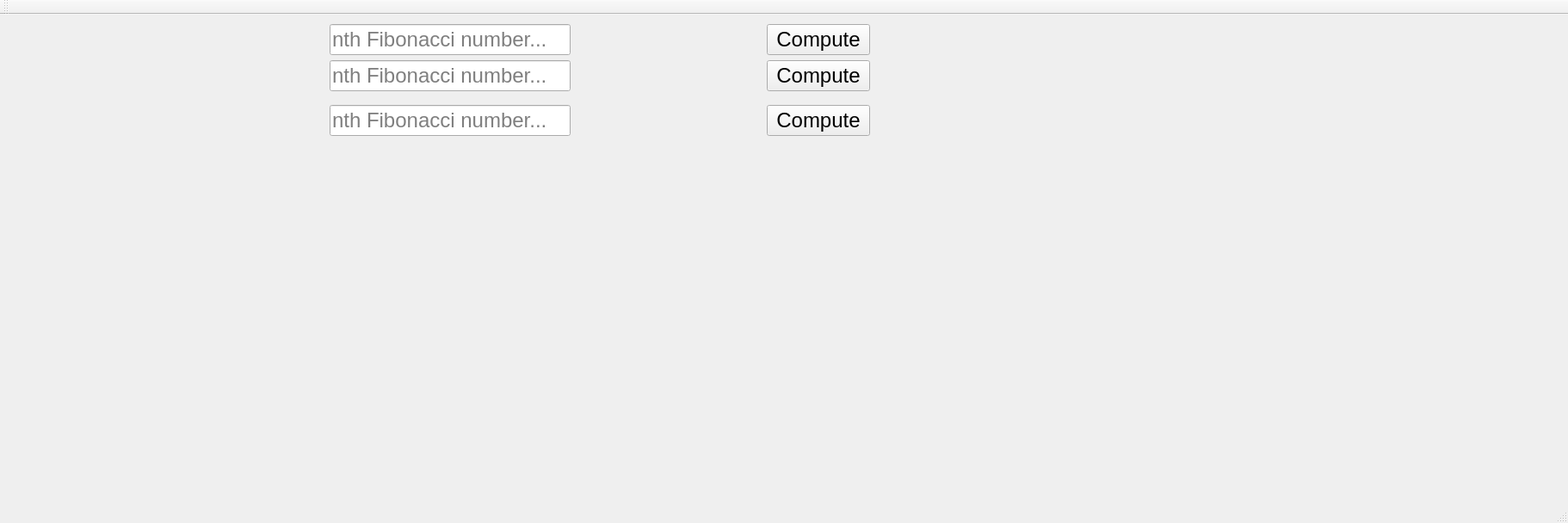
<?xml version="1.0" encoding="UTF-8"?>
<ui version="4.0">
 <class>Lecture13_demoClass</class>
 <widget class="QMainWindow" name="Lecture13_demoClass">
  <property name="geometry">
   <rect>
    <x>0</x>
    <y>0</y>
    <width>1822</width>
    <height>608</height>
   </rect>
  </property>
  <property name="windowTitle">
   <string>Lecture13_demo</string>
  </property>
  <widget class="QWidget" name="centralWidget">
   <layout class="QHBoxLayout" name="horizontalLayout_4">
    <item>
     <layout class="QVBoxLayout" name="verticalLayout_2">
      <item>
       <layout class="QHBoxLayout" name="horizontalLayout">
        <item>
         <widget class="QLineEdit" name="numberLineEdit1">
          <property name="sizePolicy">
           <sizepolicy hsizetype="Expanding" vsizetype="Fixed">
            <horstretch>0</horstretch>
            <verstretch>0</verstretch>
           </sizepolicy>
          </property>
          <property name="minimumSize">
           <size>
            <width>280</width>
            <height>0</height>
           </size>
          </property>
          <property name="maximumSize">
           <size>
            <width>100</width>
            <height>16777215</height>
           </size>
          </property>
          <property name="font">
           <font>
            <pointsize>18</pointsize>
           </font>
          </property>
          <property name="placeholderText">
           <string>nth Fibonacci number...</string>
          </property>
         </widget>
        </item>
        <item>
         <widget class="QPushButton" name="computeButton1">
          <property name="minimumSize">
           <size>
            <width>0</width>
            <height>0</height>
           </size>
          </property>
          <property name="maximumSize">
           <size>
            <width>120</width>
            <height>16777215</height>
           </size>
          </property>
          <property name="font">
           <font>
            <pointsize>18</pointsize>
           </font>
          </property>
          <property name="text">
           <string>Compute</string>
          </property>
         </widget>
        </item>
        <item>
         <widget class="QLabel" name="labelResult1">
          <property name="minimumSize">
           <size>
            <width>200</width>
            <height>0</height>
           </size>
          </property>
          <property name="maximumSize">
           <size>
            <width>200</width>
            <height>16777215</height>
           </size>
          </property>
          <property name="font">
           <font>
            <pointsize>18</pointsize>
           </font>
          </property>
          <property name="text">
           <string/>
          </property>
         </widget>
        </item>
       </layout>
      </item>
      <item>
       <layout class="QHBoxLayout" name="horizontalLayout_2">
        <item>
         <widget class="QLineEdit" name="numberLineEdit2">
          <property name="minimumSize">
           <size>
            <width>280</width>
            <height>0</height>
           </size>
          </property>
          <property name="maximumSize">
           <size>
            <width>100</width>
            <height>16777215</height>
           </size>
          </property>
          <property name="font">
           <font>
            <pointsize>18</pointsize>
           </font>
          </property>
          <property name="placeholderText">
           <string>nth Fibonacci number...</string>
          </property>
         </widget>
        </item>
        <item>
         <widget class="QPushButton" name="computeButton2">
          <property name="minimumSize">
           <size>
            <width>0</width>
            <height>0</height>
           </size>
          </property>
          <property name="maximumSize">
           <size>
            <width>120</width>
            <height>16777215</height>
           </size>
          </property>
          <property name="font">
           <font>
            <pointsize>18</pointsize>
           </font>
          </property>
          <property name="text">
           <string>Compute</string>
          </property>
         </widget>
        </item>
        <item>
         <widget class="QLabel" name="labelResult2">
          <property name="minimumSize">
           <size>
            <width>200</width>
            <height>0</height>
           </size>
          </property>
          <property name="maximumSize">
           <size>
            <width>200</width>
            <height>16777215</height>
           </size>
          </property>
          <property name="font">
           <font>
            <pointsize>18</pointsize>
           </font>
          </property>
          <property name="text">
           <string/>
          </property>
         </widget>
        </item>
       </layout>
      </item>
      <item>
       <layout class="QVBoxLayout" name="verticalLayout" stretch="1,0">
        <item>
         <layout class="QHBoxLayout" name="horizontalLayout_3">
          <item>
           <widget class="QLineEdit" name="numberLineEdit3">
            <property name="minimumSize">
             <size>
              <width>280</width>
              <height>0</height>
             </size>
            </property>
            <property name="maximumSize">
             <size>
              <width>100</width>
              <height>16777215</height>
             </size>
            </property>
            <property name="font">
             <font>
              <pointsize>18</pointsize>
             </font>
            </property>
            <property name="placeholderText">
             <string>nth Fibonacci number...</string>
            </property>
           </widget>
          </item>
          <item>
           <widget class="QPushButton" name="computeButton3">
            <property name="minimumSize">
             <size>
              <width>0</width>
              <height>0</height>
             </size>
            </property>
            <property name="maximumSize">
             <size>
              <width>120</width>
              <height>16777215</height>
             </size>
            </property>
            <property name="font">
             <font>
              <pointsize>18</pointsize>
             </font>
            </property>
            <property name="text">
             <string>Compute</string>
            </property>
           </widget>
          </item>
          <item>
           <widget class="QLabel" name="labelResult3">
            <property name="minimumSize">
             <size>
              <width>200</width>
              <height>0</height>
             </size>
            </property>
            <property name="maximumSize">
             <size>
              <width>200</width>
              <height>16777215</height>
             </size>
            </property>
            <property name="font">
             <font>
              <pointsize>18</pointsize>
             </font>
            </property>
            <property name="text">
             <string/>
            </property>
           </widget>
          </item>
         </layout>
        </item>
        <item>
         <widget class="FiboWidget" name="fiboWidget" native="true">
          <property name="minimumSize">
           <size>
            <width>1500</width>
            <height>400</height>
           </size>
          </property>
         </widget>
        </item>
       </layout>
      </item>
     </layout>
    </item>
   </layout>
  </widget>
  <widget class="QMenuBar" name="menuBar">
   <property name="geometry">
    <rect>
     <x>0</x>
     <y>0</y>
     <width>1822</width>
     <height>21</height>
    </rect>
   </property>
  </widget>
  <widget class="QToolBar" name="mainToolBar">
   <attribute name="toolBarArea">
    <enum>TopToolBarArea</enum>
   </attribute>
   <attribute name="toolBarBreak">
    <bool>false</bool>
   </attribute>
  </widget>
  <widget class="QStatusBar" name="statusBar"/>
 </widget>
 <layoutdefault spacing="6" margin="11"/>
 <customwidgets>
  <customwidget>
   <class>FiboWidget</class>
   <extends>QWidget</extends>
   <header location="global">fibowidget.h</header>
   <container>1</container>
  </customwidget>
 </customwidgets>
 <resources>
  <include location="lecture13_demo.qrc"/>
 </resources>
 <connections/>
</ui>
